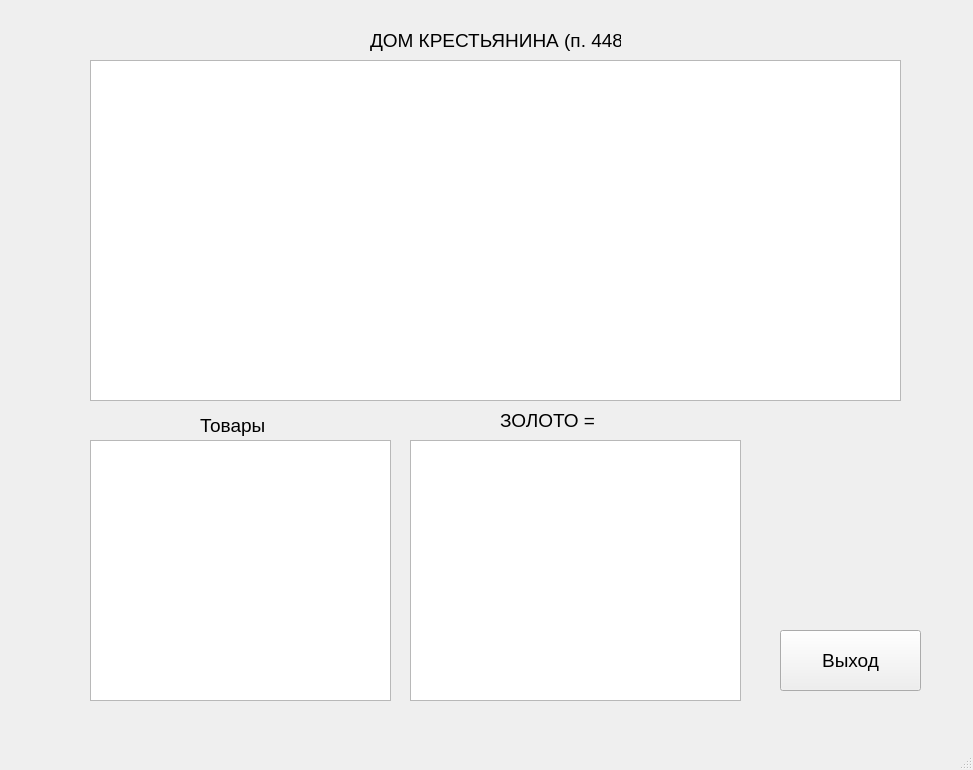
<?xml version="1.0" encoding="UTF-8"?>
<ui version="4.0">
 <class>MainWindow</class>
 <widget class="QMainWindow" name="MainWindow">
  <property name="geometry">
   <rect>
    <x>0</x>
    <y>0</y>
    <width>973</width>
    <height>770</height>
   </rect>
  </property>
  <property name="windowTitle">
   <string>MainWindow</string>
  </property>
  <widget class="QWidget" name="centralwidget">
   <widget class="QListWidget" name="listWidget">
    <property name="geometry">
     <rect>
      <x>90</x>
      <y>440</y>
      <width>301</width>
      <height>261</height>
     </rect>
    </property>
    <property name="font">
     <font>
      <pointsize>14</pointsize>
     </font>
    </property>
   </widget>
   <widget class="QTextEdit" name="textEdit">
    <property name="geometry">
     <rect>
      <x>90</x>
      <y>60</y>
      <width>811</width>
      <height>341</height>
     </rect>
    </property>
    <property name="font">
     <font>
      <pointsize>14</pointsize>
     </font>
    </property>
   </widget>
   <widget class="QTextEdit" name="textEdit_2">
    <property name="geometry">
     <rect>
      <x>410</x>
      <y>440</y>
      <width>331</width>
      <height>261</height>
     </rect>
    </property>
    <property name="font">
     <font>
      <pointsize>14</pointsize>
     </font>
    </property>
   </widget>
   <widget class="QLabel" name="label">
    <property name="geometry">
     <rect>
      <x>370</x>
      <y>30</y>
      <width>251</width>
      <height>21</height>
     </rect>
    </property>
    <property name="font">
     <font>
      <pointsize>14</pointsize>
     </font>
    </property>
    <property name="text">
     <string>ДОМ КРЕСТЬЯНИНА (п. 448)</string>
    </property>
   </widget>
   <widget class="QLabel" name="label_2">
    <property name="geometry">
     <rect>
      <x>200</x>
      <y>410</y>
      <width>71</width>
      <height>31</height>
     </rect>
    </property>
    <property name="font">
     <font>
      <pointsize>14</pointsize>
     </font>
    </property>
    <property name="text">
     <string>Товары</string>
    </property>
   </widget>
   <widget class="QLabel" name="label_3">
    <property name="geometry">
     <rect>
      <x>500</x>
      <y>410</y>
      <width>161</width>
      <height>21</height>
     </rect>
    </property>
    <property name="font">
     <font>
      <pointsize>14</pointsize>
     </font>
    </property>
    <property name="text">
     <string>ЗОЛОТО = </string>
    </property>
   </widget>
   <widget class="QPushButton" name="pushButton">
    <property name="geometry">
     <rect>
      <x>780</x>
      <y>630</y>
      <width>141</width>
      <height>61</height>
     </rect>
    </property>
    <property name="font">
     <font>
      <pointsize>14</pointsize>
     </font>
    </property>
    <property name="text">
     <string>Выход</string>
    </property>
   </widget>
  </widget>
  <widget class="QMenuBar" name="menubar">
   <property name="geometry">
    <rect>
     <x>0</x>
     <y>0</y>
     <width>973</width>
     <height>21</height>
    </rect>
   </property>
  </widget>
  <widget class="QStatusBar" name="statusbar"/>
 </widget>
 <resources/>
 <connections/>
</ui>
